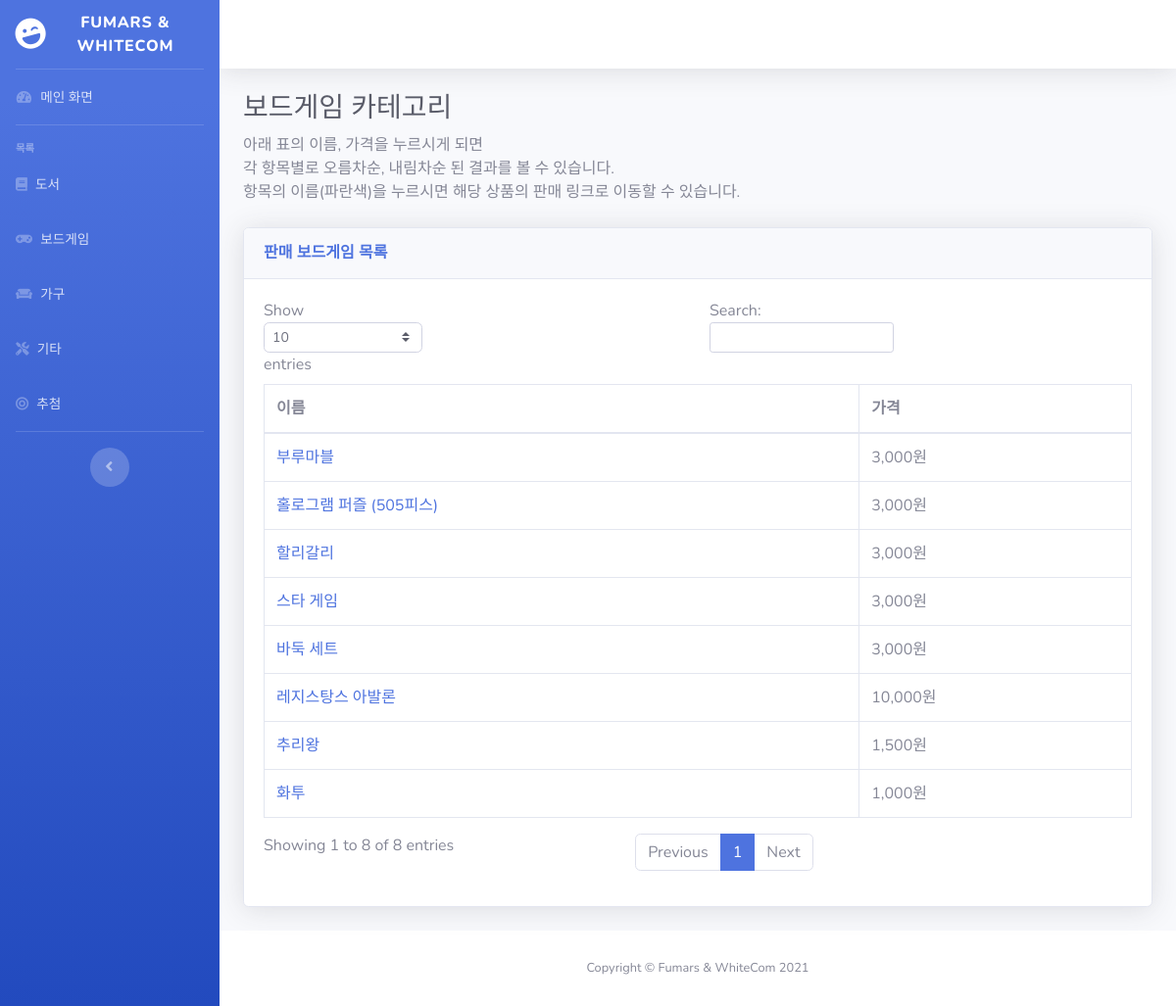
Before: /boardGameList with the older database file.
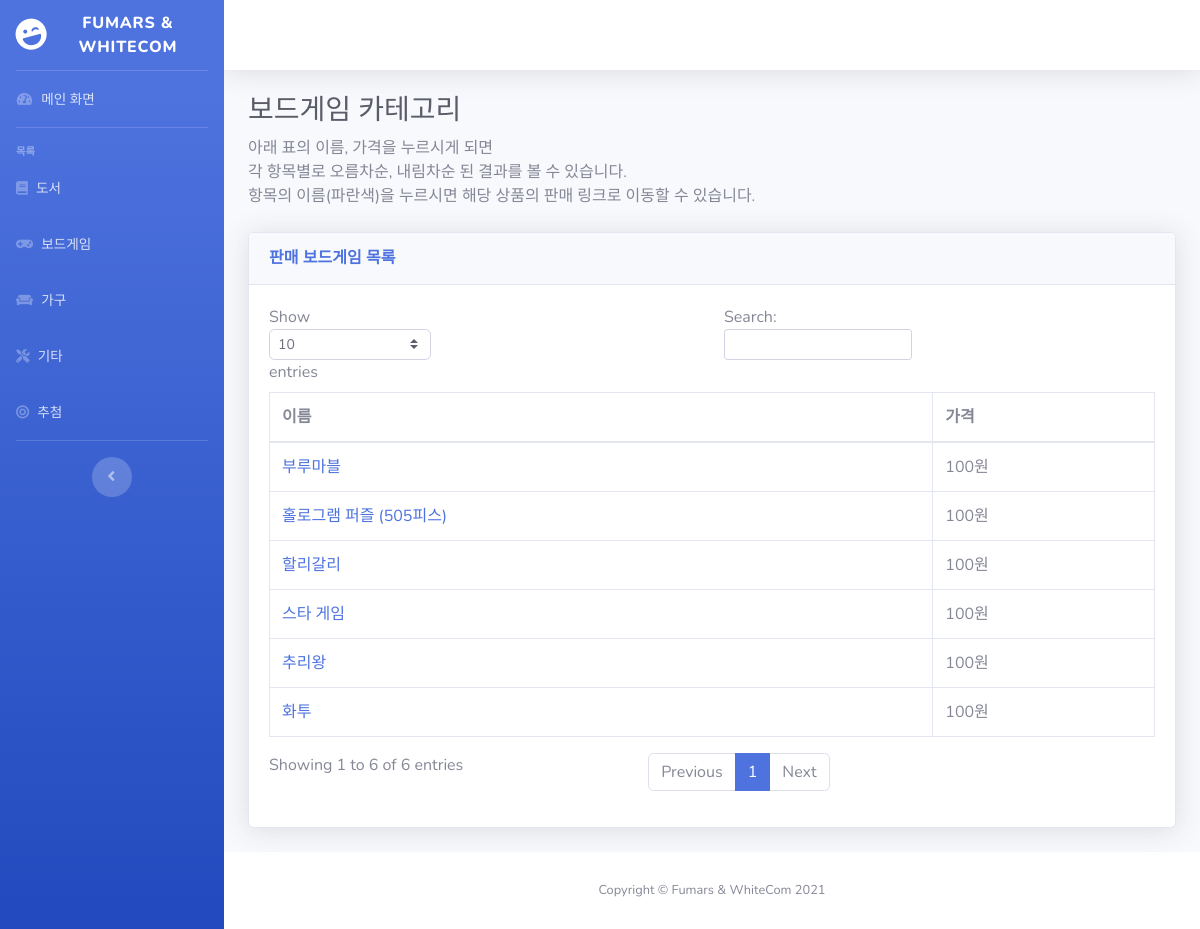
After: the same page with the newer database file.
### auction/models.py (models this page shows, shortened)
class BoardGame(models.Model):
	name = models.CharField(
			default = "",
			max_length = 100,
			help_text = "보드게임 이름을 입력하세요"
		)
	quantity = models.IntegerField(
			default = 1,
			help_text = "수량"
		)
	origin_price = models.IntegerField(
			default = 0,
			help_text = "원래 금액"
		)
	price = models.IntegerField(
			default = 0,
			help_text = "판매 금액"
		)
	image = models.ImageField(
			upload_to = 'images/boardGames',
			blank = True,
			null = True,
			help_text='보드게임의 이미지를 업로드하세요'
		)
	people = models.ManyToManyField(
			Person,
			blank = True,
			help_text = '해당 보드게임을 선택한 사람들의 목록입니다.'
		)

### auction/views.py (the view)
# urls.py: path('boardGameList', auction.views.board_game_list, name = 'board_game_list'),
def board_game_list(request):
	board_game_list = BoardGame.objects.all()
	return render(request, 'boardGameList.html', {
										 'board_game_list':board_game_list,
										})

### auction/templates/boardGameList.html
{% extends './base.html' %}
{% load static %}
{% load humanize %}
{% block content %}
                    <h1 class="h3 mb-2 text-gray-800">보드게임 카테고리</h1>
                    <p class="mb-4">
                        아래 표의 이름, 가격을 누르시게 되면<br>
                        각 항목별로 오름차순, 내림차순 된 결과를 볼 수 있습니다.<br>
                        항목의 이름(파란색)을 누르시면 해당 상품의 판매 링크로 이동할 수 있습니다.
                    </p>
                    <div class="card shadow mb-4">
                        <div class="card-header py-3">
                            <h6 class="m-0 font-weight-bold text-primary">판매 보드게임 목록</h6>
                        </div>
                        <div class="card-body">
                            <div class="table-responsive">
                                <table class="table table-bordered" id="dataTable" width="100%" cellspacing="0">
                                    <thead>
                                        <tr>
                                            <th>이름</th>
                                            <th>가격</th>
                                        </tr>
                                    </thead>
                                    <tbody>
                                        {% for board_game in board_game_list %}
                                        <tr>
                                            <td><a href="boardGame/{{board_game.id}}">{{board_game.name}}</td>
                                            <td>{{board_game.price | intcomma }}원</td>
                                        </tr>
                                        {% endfor %}
                                    </tbody>
                                </table>
                            </div>
                        </div>
                    </div>
{% endblock %}

### auction/templates/base.html (shortened to what this page needs)
{% load static %}
<!DOCTYPE HTML>
<html>
<head>
  <link href="{% static 'vendor/fontawesome-free/css/all.min.css' %}" rel="stylesheet" type="text/css">
  <link href="{% static 'css/sb-admin-2.min.css' %}" rel="stylesheet">
</head>
<body id="page-top">
    <div id="wrapper">
        <ul class="navbar-nav bg-gradient-primary sidebar sidebar-dark accordion" id="accordionSidebar">
            <a class="sidebar-brand d-flex align-items-center justify-content-center" href="/">
                <div class="sidebar-brand-icon rotate-n-15">
                    <i class="fas fa-laugh-wink"></i>
                </div>
                <div class="sidebar-brand-text mx-3">Fumars & WhiteCom</div>
            </a>
            <hr class="sidebar-divider my-0">
            <li class="nav-item">
                <a class="nav-link" href="/">
                    <i class="fas fa-fw fa-tachometer-alt"></i>
                    <span>메인 화면</span></a>
            </li>
            <hr class="sidebar-divider">
            <div class="sidebar-heading">
                목록
            </div>
            <li class="nav-item">
                <a class="nav-link" href="{% url 'book_list' %}">
                    <i class="fas fa-book"></i>
                    <span>도서</span></a>
            </li>
            <li class="nav-item">
                <a class="nav-link" href="{% url 'board_game_list' %}">
                    <i class="fas fa-gamepad"></i>
                    <span>보드게임</span></a>
            </li>
            <li class="nav-item">
                <a class="nav-link" href="{% url 'furniture_list' %}">
                    <i class="fas fa-couch"></i>
                    <span>가구</span></a>
            </li>
            <li class="nav-item">
                <a class="nav-link" href="{% url 'etc_list' %}">
                    <i class="fas fa-tools"></i>
                    <span>기타</span></a>
            </li>
            <li class="nav-item">
                <a class="nav-link" href="{% url 'lot' %}">
                    <i class="fas fa-bullseye"></i>
                    <span>추첨</span></a>
            </li>
            <hr class="sidebar-divider d-none d-md-block">
            <div class="text-center d-none d-md-inline">
                <button class="rounded-circle border-0" id="sidebarToggle"></button>
            </div>
        </ul>
        <div id="content-wrapper" class="d-flex flex-column">
            <div id="content">
                <nav class="navbar navbar-expand navbar-light bg-white topbar mb-4 static-top shadow">
                </nav>
                <div class="container-fluid">
                   {% block content %}
                   {% endblock %}
                </div>
            </div>
            <footer class="sticky-footer bg-white">
                <div class="container my-auto">
                    <div class="copyright text-center my-auto">
                        <span>Copyright &copy; Fumars & WhiteCom 2021</span>
                    </div>
                </div>
            </footer>
        </div>
    </div>
</body>
</html>

Changed rows visible on the page:
removed BoardGame: name "레지스탕스 아발론", price "10,000"
removed BoardGame: name "바둑 세트", price "3,000"
changed BoardGame "부루마블": price "3,000" → "100"
changed BoardGame "홀로그램 퍼즐 (505피스)": price "3,000" → "100"
changed BoardGame "할리갈리": price "3,000" → "100"
changed BoardGame "스타 게임": price "3,000" → "100"
changed BoardGame "추리왕": price "1,500" → "100"
changed BoardGame "화투": price "1,000" → "100"
Other visible differences:
text written by a page script: "Show entries Search: Showing 1 to 8 of 8 entries Previous 1 Next" → "Show entries Search: Showing 1 to 6 of 6 entries Previous 1 Next"
